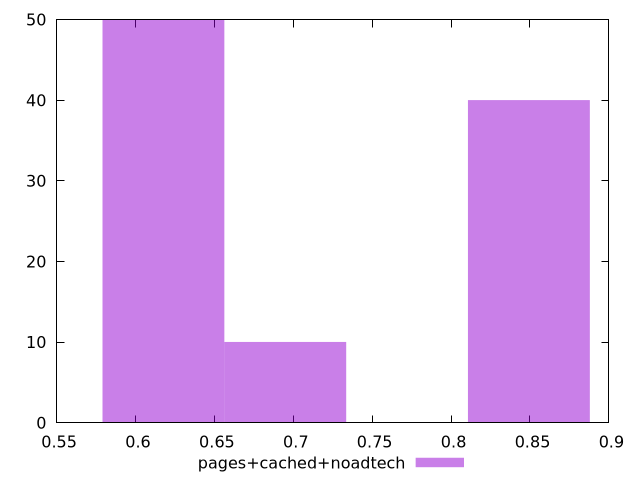

Reproduce this figure in gnuplot.
$_pagesCachedNoadtech <<EOF
0.69489856608647 10
0.8493204696612412 40
0.6176876142990845 50
EOF
set key outside below
set terminal pngcairo
set output "report_00006_2020-11-02T20-21-41.718Z/render-blocking-resources/pages+cached+noadtech//hist.png"
set yrange [0:50]
set boxwidth 0.07721095178738556
set style fill transparent solid 0.5 noborder
plot $_pagesCachedNoadtech title "pages+cached+noadtech" with boxes ,
